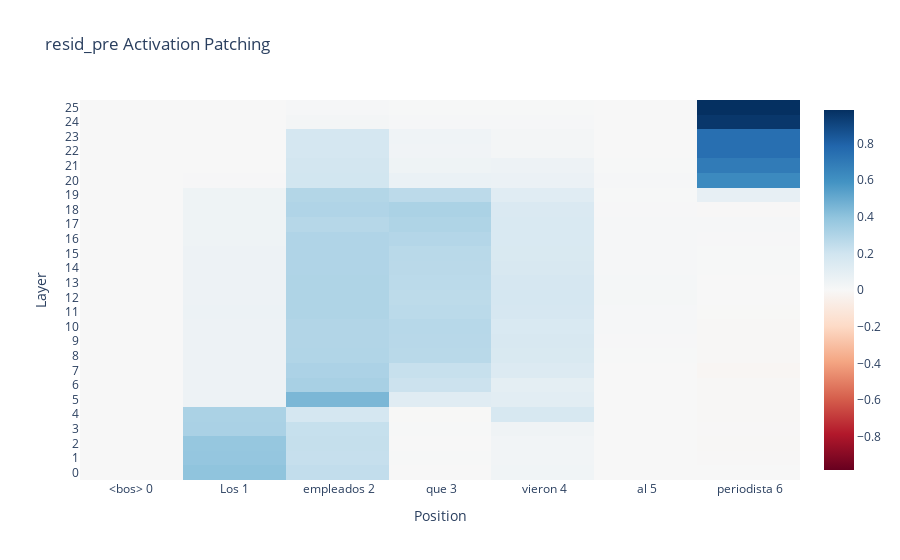

The code cell stored with this chart in its notebook:
### Code cell
# Patching residual streams
#resid_pre_act_patch_results = patching.get_act_patch_resid_pre(model, src_tokens, base_cache, ioi_metric)
if patching_type=='resid_streams':
       fig = imshow(torch.flip(total_resid_pre_act_patch_results, dims=[0]), 
                yaxis="Layer", 
                xaxis="Position",
                x=[f"{tok} {i}" for i, tok in enumerate(patching_plot_sentence)],
                y=y_labels,
                title="resid_pre Activation Patching",
                return_fig=True)

#every_block_result = patching.get_act_patch_block_every(model, src_tokens, base_cache, ioi_metric)
elif patching_type=='full':
        fig = imshow(torch.flip(total_resid_pre_act_patch_results, dims=[1]), facet_col=0,
                        y=y_labels,
                        facet_labels=["Residual Stream", "Attn Output", "MLP Output"],
                        title="Activation Patching Per Block", xaxis="Position", yaxis="Layer",
                        zmax=1, zmin=-1, x= patching_plot_sentence,
                        return_fig=True
                        )
        width = 800
        fig.update_xaxes(tickangle=45)
elif patching_type == 'heads_last_pos':
        fig = imshow(torch.flip(total_resid_pre_act_patch_results, dims=[0]), 
                        yaxis="Layer", 
                        xaxis="Head",
                        x=[f'{head}' for head in range(model.cfg.n_heads)],
                        y=y_labels,
                        title="Attn Head Output (Last Pos)",
                        return_fig=True)
        width=350
elif patching_type == 'heads_all_pos':
        fig = imshow(torch.flip(total_resid_pre_act_patch_results, dims=[0]), 
        yaxis="Layer", 
        xaxis="Head",
        x=[f'{head}' for head in range(model.cfg.n_heads)],
        y=y_labels,
        title="Attn Head Output (All Pos)",
        return_fig=True)
        width=350
        
fig.show()
# Make the figure transparent
fig.update_layout(
    paper_bgcolor='rgba(0,0,0,0)',
    plot_bgcolor='rgba(0,0,0,0)'
)
os.makedirs(f'{images_dir}/patching', exist_ok=True)
#pio.write_image(fig, f'{images_dir}/patching/{model_alias}_{language}_{patching_type}.png',scale=5, width=width, height=500)

### Figure 1 — Plotly figure (JSON) as saved in the notebook; plotly's stock layout.template omitted (floating-point values rounded to 4 significant figures; data arrays with more than 128 entries replaced by an {"elided": "..."} marker saying what was removed)
{"data": [{"coloraxis": "coloraxis", "hovertemplate": "x: %{x}<br>y: %{y}<br>color: %{z}<extra></extra>", "name": "0", "type": "heatmap", "x": ["<bos> 0", "Los 1", " empleados 2", " que 3", " vieron 4", " al 5", " periodista 6"], "xaxis": "x", "y": ["25", "24", "23", "22", "21", "20", "19", "18", "17", "16", "15", "14", "13", "12", "11", "10", "9", "8", "7", "6", "5", "4", "3", "2", "1", "0"], "yaxis": "y", "z": {"elided": "26x7 float values"}}], "layout": {"coloraxis": {"cmid": 0, "colorscale": [[0, "rgb(103,0,31)"], [0.1, "rgb(178,24,43)"], [0.2, "rgb(214,96,77)"], [0.3, "rgb(244,165,130)"], [0.4, "rgb(253,219,199)"], [0.5, "rgb(247,247,247)"], [0.6, "rgb(209,229,240)"], [0.7, "rgb(146,197,222)"], [0.8, "rgb(67,147,195)"], [0.9, "rgb(33,102,172)"], [1, "rgb(5,48,97)"]]}, "title": {"text": "resid_pre Activation Patching"}, "xaxis": {"anchor": "y", "domain": [0, 1], "title": {"text": "Position"}}, "yaxis": {"anchor": "x", "autorange": "reversed", "domain": [0, 1], "title": {"text": "Layer"}}}}
